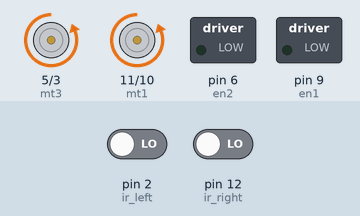
A sketch run on a simulated Arduino Uno, built with avr-gcc and run on an emulated ATmega328P. On the bench: motor-driver pin pairs drawn as motors (green arrow = first pin HIGH = forward, orange = second pin HIGH = backward, longer = more drive), switched loads named in the sketch (green lamp = pin HIGH). The test bench sets the inputs (shaded band); at power-on: pin 2 (ir_left) LOW, pin 12 (ir_right) LOW.

Above: at 1.2 s.
1.3 s: pin 2 (ir_left) driven HIGH
At 1.8 s:
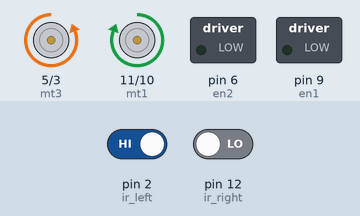
2.8 s: pin 12 (ir_right) driven HIGH
At 4.0 s:
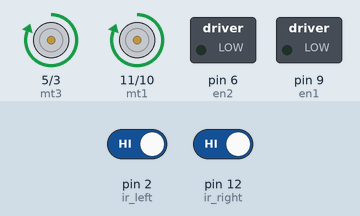
4.3 s: pin 2 (ir_left) driven LOW
At 5.2 s:
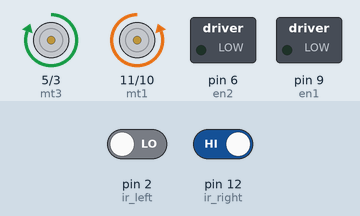
5.8 s: pin 12 (ir_right) driven LOW
At 6.4 s:
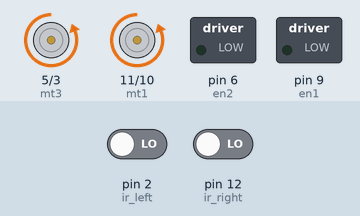
Timing chart, 0 to 8.3 s (numbered marks = the images above; inputs shaded):
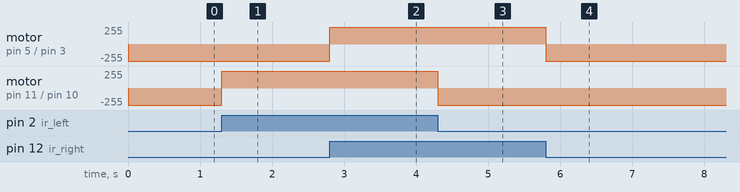

The sketch:

line_follower_robot.ino
```cpp
//intailize motors and enable pin
#define mt1 11
#define mt2 10
#define en1 9

#define en2 6
#define mt3 5
#define mt4 3

//intialize ir sensors
#define ir_left 2
#define ir_right 12

void setup() {
  // put your setup code here, to run once:
  Serial.print(9600);

  pinMode(mt1,OUTPUT);
  pinMode(mt2,OUTPUT);
  pinMode(en1,OUTPUT);

  pinMode(en2,OUTPUT);
  pinMode(mt3,OUTPUT);
  pinMode(mt4,OUTPUT);

  pinMode(ir_left,INPUT);
  pinMode(ir_right,INPUT);
}

void loop() {
  // put your main code here, to run repeatedly:
  int ir_left_val= digitalRead(ir_left);
  int ir_right_val= digitalRead(ir_right);

  if(ir_left_val==1 && ir_right_val==1){
    Serial.print("moving forward");
    forward();
  }
  else if(ir_left_val==0 && ir_right_val==1){
    Serial.print("turning right");
    right();
  }

  else if(ir_left_val==1 && ir_right_val==0){
    Serial.print("turning left");
    left();
  }

  else{
    Serial.print("moving backward");
    backward();
  }


}
void forward(){
  digitalWrite(mt1,HIGH);
  digitalWrite(mt2,LOW);
  digitalWrite(mt3,HIGH);
  digitalWrite(mt4,LOW);

}
void backward(){
  digitalWrite(mt1,LOW);
  digitalWrite(mt2,HIGH);
  digitalWrite(mt3,LOW);
  digitalWrite(mt4,HIGH);
}
void right(){
  digitalWrite(mt1,LOW);
  digitalWrite(mt2,HIGH);
  digitalWrite(mt3,HIGH);
  digitalWrite(mt4,LOW);
}
void left(){
  digitalWrite(mt1,HIGH);
  digitalWrite(mt2,LOW);
  digitalWrite(mt3,LOW);
  digitalWrite(mt4,HIGH);
}
```

Measured:
- after the input at 1.3 s, motor on pin 11 (mt1) / pin 10 (mt2): backward 255/255 → forward 255/255 at once
- after the input at 2.8 s, motor on pin 5 (mt3) / pin 3 (mt4): backward 255/255 → forward 255/255 at once
- after the input at 4.3 s, motor on pin 11 (mt1) / pin 10 (mt2): forward 255/255 → backward 255/255 at once
- after the input at 5.8 s, motor on pin 5 (mt3) / pin 3 (mt4): forward 255/255 → backward 255/255 at once
